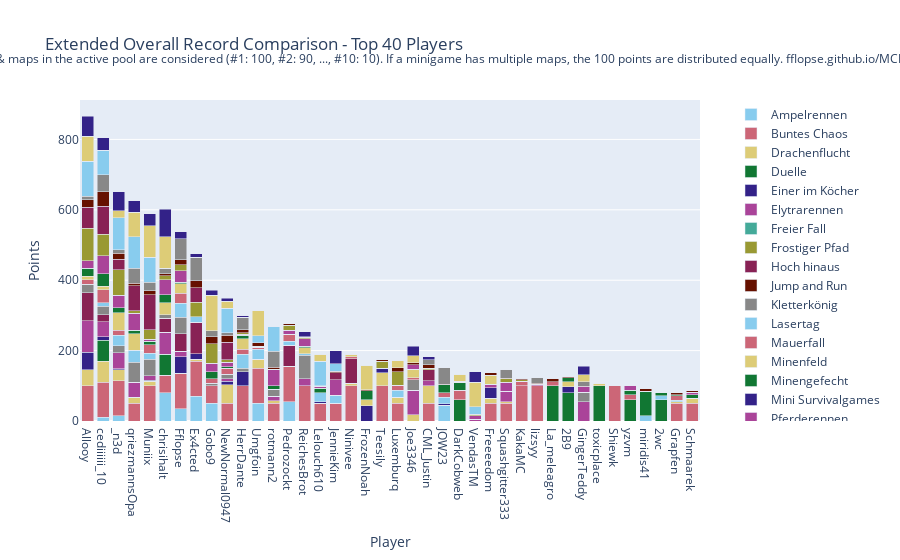

Here is the notebook cell this chart was saved with:
### Code cell
import plotly.graph_objects as go

# Sum all columns to get the total score
outDf['Total'] = outDf.sum(axis=1)

# Sort by total score and fill N/A values with 0
outDf = outDf.sort_values(by='Total', ascending=False).fillna(0)

# Crop to top 10 players
cropDf = outDf.head(40).copy()

# Drop the 'Total' column for plotting
cropDf = cropDf.drop(columns=['Total'])

# Create a color palette
color_palette = px.colors.qualitative.Safe

# Create the stacked bar plot
fig = go.Figure()

cropDf = remove_duplicate_columns(cropDf)

for column in cropDf.columns.difference(['Player']):
    fig.add_trace(go.Bar(
        x=cropDf.index,
        y=cropDf[column],
        name=column,
        marker_color=color_palette[len(fig.data) % len(color_palette)]
    ))

# Update layout
fig.update_layout(
    barmode='stack',
    title='Extended Overall Record Comparison - Top 40 Players',
    xaxis=dict(title='Player'),
    yaxis=dict(title='Points'),
    #height=800,
    #width=1000,
    legend=dict(
        x=1.05,
        y=0.5,
        traceorder='normal',
        font=dict(size=12),
        bgcolor='rgba(255, 255, 255, 0)',
        bordercolor='rgba(0, 0, 0, 0)'
    ),
    margin=dict(r=200),  # Adjust right margin to make room for the legend
    annotations=[
        dict(
            x=0.5,
            y=1.1635,
            xref='paper',
            yref='paper',
            text='Max 100 points per minigame. Records #1 through #10 of games & maps in the active pool are considered (#1: 100, #2: 90, ..., #10: 10). If a minigame has multiple maps, the 100 points are distributed equally. fflopse.github.io/MCP-Records/data-analysis/global-ranking.ipynb',
            showarrow=False,
            font=dict(size=12),
            xanchor='center'
        )
    ]
)

fig.show()

# save the plot as an html file

fig.write_html('out/ext_overall_record_comparison.html')

### Figure 1 — Plotly figure (JSON) as saved in the notebook; plotly's stock layout.template omitted (floating-point values rounded to 4 significant figures)
{"data": [{"marker": {"color": "rgb(136, 204, 238)"}, "name": "Ampelrennen", "type": "bar", "x": ["Allooy", "cediiiiii_10", "_n3d", "qriezmannsOpa", "Muniix", "chrisihalt", "Fflopse", "Ex4cted", "Gobo9", "NewNormal0947", "HerrDante", "Umgfoin", "rotmann2", "Pedrozockt", "ReichesBrot", "Lelouch610", "JennieKim", "Ninivee", "FrozenNoah", "Teesily", "Luxemburq", "Joe3346", "CML_Justin", "JOW23", "DarkCobweb", "VendasTM", "Freeeedom", "Squashgitter333", "KakaMC", "lizsyy", "La_meleagro", "2B9", "GingerTeddy", "toxicplace", "Shiewk", "yzvm", "miridis41", "2wc", "Grapfen", "Schmaarek"], "y": [0.0, 10.0, 15.0, 0.0, 0.0, 80.0, 35.0, 70.0, 50.0, 0.0, 0.0, 50.0, 0.0, 55.0, 0.0, 0.0, 0.0, 0.0, 0.0, 0.0, 0.0, 0.0, 0.0, 45.0, 0.0, 0.0, 0.0, 0.0, 0.0, 0.0, 0.0, 0.0, 0.0, 0.0, 0.0, 0.0, 15.0, 0.0, 0.0, 0.0]}, {"marker": {"color": "rgb(204, 102, 119)"}, "name": "Buntes Chaos", "type": "bar", "x": ["Allooy", "cediiiiii_10", "_n3d", "qriezmannsOpa", "Muniix", "chrisihalt", "Fflopse", "Ex4cted", "Gobo9", "NewNormal0947", "HerrDante", "Umgfoin", "rotmann2", "Pedrozockt", "ReichesBrot", "Lelouch610", "JennieKim", "Ninivee", "FrozenNoah", "Teesily", "Luxemburq", "Joe3346", "CML_Justin", "JOW23", "DarkCobweb", "VendasTM", "Freeeedom", "Squashgitter333", "KakaMC", "lizsyy", "La_meleagro", "2B9", "GingerTeddy", "toxicplace", "Shiewk", "yzvm", "miridis41", "2wc", "Grapfen", "Schmaarek"], "y": [100.0, 100.0, 100.0, 50.0, 100.0, 50.0, 100.0, 100.0, 50.0, 50.0, 100.0, 100.0, 50.0, 100.0, 100.0, 50.0, 50.0, 100.0, 0.0, 100.0, 50.0, 0.0, 50.0, 0.0, 0.0, 0.0, 50.0, 50.0, 100.0, 100.0, 0.0, 0.0, 0.0, 0.0, 100.0, 0.0, 0.0, 0.0, 50.0, 50.0]}, {"marker": {"color": "rgb(221, 204, 119)"}, "name": "Drachenflucht", "type": "bar", "x": ["Allooy", "cediiiiii_10", "_n3d", "qriezmannsOpa", "Muniix", "chrisihalt", "Fflopse", "Ex4cted", "Gobo9", "NewNormal0947", "HerrDante", "Umgfoin", "rotmann2", "Pedrozockt", "ReichesBrot", "Lelouch610", "JennieKim", "Ninivee", "FrozenNoah", "Teesily", "Luxemburq", "Joe3346", "CML_Justin", "JOW23", "DarkCobweb", "VendasTM", "Freeeedom", "Squashgitter333", "KakaMC", "lizsyy", "La_meleagro", "2B9", "GingerTeddy", "toxicplace", "Shiewk", "yzvm", "miridis41", "2wc", "Grapfen", "Schmaarek"], "y": [45.0, 60.0, 30.0, 17.5, 12.5, 0.0, 0.0, 5.0, 0.0, 52.5, 0.0, 25.0, 7.5, 0.0, 0.0, 0.0, 0.0, 7.5, 0.0, 37.5, 17.5, 17.5, 50.0, 0.0, 0.0, 0.0, 15.0, 5.0, 0.0, 0.0, 0.0, 0.0, 0.0, 0.0, 0.0, 0.0, 0.0, 0.0, 5.0, 15.0]}, {"marker": {"color": "rgb(17, 119, 51)"}, "name": "Duelle", "type": "bar", "x": ["Allooy", "cediiiiii_10", "_n3d", "qriezmannsOpa", "Muniix", "chrisihalt", "Fflopse", "Ex4cted", "Gobo9", "NewNormal0947", "HerrDante", "Umgfoin", "rotmann2", "Pedrozockt", "ReichesBrot", "Lelouch610", "JennieKim", "Ninivee", "FrozenNoah", "Teesily", "Luxemburq", "Joe3346", "CML_Justin", "JOW23", "DarkCobweb", "VendasTM", "Freeeedom", "Squashgitter333", "KakaMC", "lizsyy", "La_meleagro", "2B9", "GingerTeddy", "toxicplace", "Shiewk", "yzvm", "miridis41", "2wc", "Grapfen", "Schmaarek"], "y": [0.0, 60.0, 0.0, 0.0, 0.0, 60.0, 0.0, 0.0, 0.0, 0.0, 0.0, 0.0, 0.0, 0.0, 0.0, 0.0, 0.0, 0.0, 0.0, 0.0, 0.0, 0.0, 0.0, 0.0, 60.0, 0.0, 0.0, 0.0, 0.0, 0.0, 100.0, 80.0, 0.0, 100.0, 0.0, 60.0, 70.0, 60.0, 0.0, 0.0]}, {"marker": {"color": "rgb(51, 34, 136)"}, "name": "Einer im Köcher", "type": "bar", "x": ["Allooy", "cediiiiii_10", "_n3d", "qriezmannsOpa", "Muniix", "chrisihalt", "Fflopse", "Ex4cted", "Gobo9", "NewNormal0947", "HerrDante", "Umgfoin", "rotmann2", "Pedrozockt", "ReichesBrot", "Lelouch610", "JennieKim", "Ninivee", "FrozenNoah", "Teesily", "Luxemburq", "Joe3346", "CML_Justin", "JOW23", "DarkCobweb", "VendasTM", "Freeeedom", "Squashgitter333", "KakaMC", "lizsyy", "La_meleagro", "2B9", "GingerTeddy", "toxicplace", "Shiewk", "yzvm", "miridis41", "2wc", "Grapfen", "Schmaarek"], "y": [50.0, 10.0, 4.0, 0.0, 4.0, 0.0, 48.0, 16.0, 0.0, 10.0, 40.0, 0.0, 0.0, 0.0, 0.0, 4.0, 0.0, 0.0, 44.0, 12.0, 0.0, 0.0, 0.0, 4.0, 0.0, 0.0, 30.0, 0.0, 0.0, 0.0, 0.0, 18.0, 0.0, 0.0, 0.0, 0.0, 0.0, 0.0, 0.0, 0.0]}, {"marker": {"color": "rgb(170, 68, 153)"}, "name": "Elytrarennen", "type": "bar", "x": ["Allooy", "cediiiiii_10", "_n3d", "qriezmannsOpa", "Muniix", "chrisihalt", "Fflopse", "Ex4cted", "Gobo9", "NewNormal0947", "HerrDante", "Umgfoin", "rotmann2", "Pedrozockt", "ReichesBrot", "Lelouch610", "JennieKim", "Ninivee", "FrozenNoah", "Teesily", "Luxemburq", "Joe3346", "CML_Justin", "JOW23", "DarkCobweb", "VendasTM", "Freeeedom", "Squashgitter333", "KakaMC", "lizsyy", "La_meleagro", "2B9", "GingerTeddy", "toxicplace", "Shiewk", "yzvm", "miridis41", "2wc", "Grapfen", "Schmaarek"], "y": [90.0, 42.5, 45.0, 42.5, 12.5, 62.5, 15.0, 0.0, 0.0, 7.5, 0.0, 0.0, 12.5, 0.0, 20.0, 0.0, 0.0, 0.0, 0.0, 0.0, 0.0, 70.0, 15.0, 0.0, 0.0, 5.0, 10.0, 30.0, 0.0, 0.0, 0.0, 0.0, 55.0, 0.0, 0.0, 0.0, 0.0, 0.0, 0.0, 0.0]}, {"marker": {"color": "rgb(68, 170, 153)"}, "name": "Freier Fall", "type": "bar", "x": ["Allooy", "cediiiiii_10", "_n3d", "qriezmannsOpa", "Muniix", "chrisihalt", "Fflopse", "Ex4cted", "Gobo9", "NewNormal0947", "HerrDante", "Umgfoin", "rotmann2", "Pedrozockt", "ReichesBrot", "Lelouch610", "JennieKim", "Ninivee", "FrozenNoah", "Teesily", "Luxemburq", "Joe3346", "CML_Justin", "JOW23", "DarkCobweb", "VendasTM", "Freeeedom", "Squashgitter333", "KakaMC", "lizsyy", "La_meleagro", "2B9", "GingerTeddy", "toxicplace", "Shiewk", "yzvm", "miridis41", "2wc", "Grapfen", "Schmaarek"], "y": [0.0, 0.0, 0.0, 0.0, 0.0, 0.0, 0.0, 0.0, 0.0, 0.0, 0.0, 0.0, 0.0, 0.0, 0.0, 0.0, 0.0, 0.0, 0.0, 0.0, 0.0, 0.0, 0.0, 0.0, 0.0, 0.0, 0.0, 0.0, 0.0, 0.0, 0.0, 0.0, 0.0, 0.0, 0.0, 0.0, 0.0, 0.0, 0.0, 0.0]}, {"marker": {"color": "rgb(153, 153, 51)"}, "name": "Frostiger Pfad", "type": "bar", "x": ["Allooy", "cediiiiii_10", "_n3d", "qriezmannsOpa", "Muniix", "chrisihalt", "Fflopse", "Ex4cted", "Gobo9", "NewNormal0947", "HerrDante", "Umgfoin", "rotmann2", "Pedrozockt", "ReichesBrot", "Lelouch610", "JennieKim", "Ninivee", "FrozenNoah", "Teesily", "Luxemburq", "Joe3346", "CML_Justin", "JOW23", "DarkCobweb", "VendasTM", "Freeeedom", "Squashgitter333", "KakaMC", "lizsyy", "La_meleagro", "2B9", "GingerTeddy", "toxicplace", "Shiewk", "yzvm", "miridis41", "2wc", "Grapfen", "Schmaarek"], "y": [0.0, 0.0, 0.0, 0.0, 0.0, 0.0, 0.0, 0.0, 0.0, 0.0, 0.0, 0.0, 0.0, 0.0, 0.0, 0.0, 0.0, 0.0, 0.0, 0.0, 0.0, 0.0, 0.0, 0.0, 0.0, 0.0, 0.0, 0.0, 0.0, 0.0, 0.0, 0.0, 0.0, 0.0, 0.0, 0.0, 0.0, 0.0, 0.0, 0.0]}, {"marker": {"color": "rgb(136, 34, 85)"}, "name": "Hoch hinaus", "type": "bar", "x": ["Allooy", "cediiiiii_10", "_n3d", "qriezmannsOpa", "Muniix", "chrisihalt", "Fflopse", "Ex4cted", "Gobo9", "NewNormal0947", "HerrDante", "Umgfoin", "rotmann2", "Pedrozockt", "ReichesBrot", "Lelouch610", "JennieKim", "Ninivee", "FrozenNoah", "Teesily", "Luxemburq", "Joe3346", "CML_Justin", "JOW23", "DarkCobweb", "VendasTM", "Freeeedom", "Squashgitter333", "KakaMC", "lizsyy", "La_meleagro", "2B9", "GingerTeddy", "toxicplace", "Shiewk", "yzvm", "miridis41", "2wc", "Grapfen", "Schmaarek"], "y": [80.0, 20.0, 0.0, 0.0, 0.0, 40.0, 50.0, 90.0, 0.0, 0.0, 0.0, 0.0, 0.0, 60.0, 0.0, 0.0, 0.0, 70.0, 0.0, 0.0, 0.0, 0.0, 30.0, 0.0, 0.0, 0.0, 0.0, 0.0, 0.0, 0.0, 0.0, 0.0, 0.0, 0.0, 0.0, 0.0, 0.0, 0.0, 0.0, 0.0]}, {"marker": {"color": "rgb(102, 17, 0)"}, "name": "Jump and Run", "type": "bar", "x": ["Allooy", "cediiiiii_10", "_n3d", "qriezmannsOpa", "Muniix", "chrisihalt", "Fflopse", "Ex4cted", "Gobo9", "NewNormal0947", "HerrDante", "Umgfoin", "rotmann2", "Pedrozockt", "ReichesBrot", "Lelouch610", "JennieKim", "Ninivee", "FrozenNoah", "Teesily", "Luxemburq", "Joe3346", "CML_Justin", "JOW23", "DarkCobweb", "VendasTM", "Freeeedom", "Squashgitter333", "KakaMC", "lizsyy", "La_meleagro", "2B9", "GingerTeddy", "toxicplace", "Shiewk", "yzvm", "miridis41", "2wc", "Grapfen", "Schmaarek"], "y": [0.0, 0.0, 0.0, 0.0, 0.0, 0.0, 0.0, 0.0, 0.0, 0.0, 0.0, 0.0, 0.0, 0.0, 0.0, 0.0, 0.0, 0.0, 0.0, 0.0, 0.0, 0.0, 0.0, 0.0, 0.0, 0.0, 0.0, 0.0, 0.0, 0.0, 0.0, 0.0, 0.0, 0.0, 0.0, 0.0, 0.0, 0.0, 0.0, 0.0]}, {"marker": {"color": "rgb(136, 136, 136)"}, "name": "Kletterkönig", "type": "bar", "x": ["Allooy", "cediiiiii_10", "_n3d", "qriezmannsOpa", "Muniix", "chrisihalt", "Fflopse", "Ex4cted", "Gobo9", "NewNormal0947", "HerrDante", "Umgfoin", "rotmann2", "Pedrozockt", "ReichesBrot", "Lelouch610", "JennieKim", "Ninivee", "FrozenNoah", "Teesily", "Luxemburq", "Joe3346", "CML_Justin", "JOW23", "DarkCobweb", "VendasTM", "Freeeedom", "Squashgitter333", "KakaMC", "lizsyy", "La_meleagro", "2B9", "GingerTeddy", "toxicplace", "Shiewk", "yzvm", "miridis41", "2wc", "Grapfen", "Schmaarek"], "y": [23.33, 23.33, 20.0, 56.67, 46.67, 10.0, 46.67, 0.0, 6.667, 13.33, 10.0, 0.0, 20.0, 0.0, 66.67, 0.0, 0.0, 0.0, 0.0, 0.0, 0.0, 30.0, 0.0, 0.0, 0.0, 0.0, 0.0, 0.0, 0.0, 0.0, 0.0, 0.0, 26.67, 0.0, 0.0, 0.0, 0.0, 0.0, 0.0, 0.0]}, {"marker": {"color": "rgb(136, 204, 238)"}, "name": "Lasertag", "type": "bar", "x": ["Allooy", "cediiiiii_10", "_n3d", "qriezmannsOpa", "Muniix", "chrisihalt", "Fflopse", "Ex4cted", "Gobo9", "NewNormal0947", "HerrDante", "Umgfoin", "rotmann2", "Pedrozockt", "ReichesBrot", "Lelouch610", "JennieKim", "Ninivee", "FrozenNoah", "Teesily", "Luxemburq", "Joe3346", "CML_Justin", "JOW23", "DarkCobweb", "VendasTM", "Freeeedom", "Squashgitter333", "KakaMC", "lizsyy", "La_meleagro", "2B9", "GingerTeddy", "toxicplace", "Shiewk", "yzvm", "miridis41", "2wc", "Grapfen", "Schmaarek"], "y": [0.0, 10.0, 30.0, 35.0, 16.67, 0.0, 40.0, 15.0, 0.0, 0.0, 40.0, 28.33, 0.0, 11.67, 5.0, 26.67, 23.33, 0.0, 0.0, 0.0, 20.0, 0.0, 0.0, 18.33, 0.0, 0.0, 0.0, 0.0, 0.0, 0.0, 0.0, 0.0, 0.0, 0.0, 0.0, 0.0, 0.0, 11.67, 3.333, 0.0]}, {"marker": {"color": "rgb(204, 102, 119)"}, "name": "Mauerfall", "type": "bar", "x": ["Allooy", "cediiiiii_10", "_n3d", "qriezmannsOpa", "Muniix", "chrisihalt", "Fflopse", "Ex4cted", "Gobo9", "NewNormal0947", "HerrDante", "Umgfoin", "rotmann2", "Pedrozockt", "ReichesBrot", "Lelouch610", "JennieKim", "Ninivee", "FrozenNoah", "Teesily", "Luxemburq", "Joe3346", "CML_Justin", "JOW23", "DarkCobweb", "VendasTM", "Freeeedom", "Squashgitter333", "KakaMC", "lizsyy", "La_meleagro", "2B9", "GingerTeddy", "toxicplace", "Shiewk", "yzvm", "miridis41", "2wc", "Grapfen", "Schmaarek"], "y": [12.86, 37.14, 14.29, 0.0, 24.29, 0.0, 28.57, 0.0, 12.86, 17.14, 14.29, 5.714, 0.0, 20.0, 0.0, 0.0, 0.0, 5.714, 0.0, 0.0, 14.29, 5.714, 0.0, 12.86, 27.14, 0.0, 0.0, 0.0, 12.86, 0.0, 11.43, 0.0, 0.0, 0.0, 0.0, 14.29, 0.0, 0.0, 12.86, 0.0]}, {"marker": {"color": "rgb(221, 204, 119)"}, "name": "Minenfeld", "type": "bar", "x": ["Allooy", "cediiiiii_10", "_n3d", "qriezmannsOpa", "Muniix", "chrisihalt", "Fflopse", "Ex4cted", "Gobo9", "NewNormal0947", "HerrDante", "Umgfoin", "rotmann2", "Pedrozockt", "ReichesBrot", "Lelouch610", "JennieKim", "Ninivee", "FrozenNoah", "Teesily", "Luxemburq", "Joe3346", "CML_Justin", "JOW23", "DarkCobweb", "VendasTM", "Freeeedom", "Squashgitter333", "KakaMC", "lizsyy", "La_meleagro", "2B9", "GingerTeddy", "toxicplace", "Shiewk", "yzvm", "miridis41", "2wc", "Grapfen", "Schmaarek"], "y": [10.0, 10.0, 50.0, 46.67, 0.0, 33.33, 26.67, 0.0, 0.0, 0.0, 30.0, 0.0, 0.0, 0.0, 16.67, 0.0, 0.0, 6.667, 16.67, 0.0, 0.0, 23.33, 0.0, 0.0, 0.0, 0.0, 23.33, 0.0, 0.0, 0.0, 0.0, 13.33, 0.0, 6.667, 0.0, 0.0, 0.0, 0.0, 0.0, 0.0]}, {"marker": {"color": "rgb(17, 119, 51)"}, "name": "Minengefecht", "type": "bar", "x": ["Allooy", "cediiiiii_10", "_n3d", "qriezmannsOpa", "Muniix", "chrisihalt", "Fflopse", "Ex4cted", "Gobo9", "NewNormal0947", "HerrDante", "Umgfoin", "rotmann2", "Pedrozockt", "ReichesBrot", "Lelouch610", "JennieKim", "Ninivee", "FrozenNoah", "Teesily", "Luxemburq", "Joe3346", "CML_Justin", "JOW23", "DarkCobweb", "VendasTM", "Freeeedom", "Squashgitter333", "KakaMC", "lizsyy", "La_meleagro", "2B9", "GingerTeddy", "toxicplace", "Shiewk", "yzvm", "miridis41", "2wc", "Grapfen", "Schmaarek"], "y": [22.5, 35.0, 13.75, 10.0, 10.0, 22.5, 3.75, 0.0, 20.0, 3.75, 8.75, 0.0, 10.0, 0.0, 3.75, 12.5, 0.0, 0.0, 25.0, 0.0, 0.0, 0.0, 0.0, 22.5, 22.5, 0.0, 0.0, 0.0, 0.0, 0.0, 0.0, 11.25, 0.0, 0.0, 0.0, 12.5, 0.0, 8.75, 3.75, 10.0]}, {"marker": {"color": "rgb(51, 34, 136)"}, "name": "Mini Survivalgames", "type": "bar", "x": ["Allooy", "cediiiiii_10", "_n3d", "qriezmannsOpa", "Muniix", "chrisihalt", "Fflopse", "Ex4cted", "Gobo9", "NewNormal0947", "HerrDante", "Umgfoin", "rotmann2", "Pedrozockt", "ReichesBrot", "Lelouch610", "JennieKim", "Ninivee", "FrozenNoah", "Teesily", "Luxemburq", "Joe3346", "CML_Justin", "JOW23", "DarkCobweb", "VendasTM", "Freeeedom", "Squashgitter333", "KakaMC", "lizsyy", "La_meleagro", "2B9", "GingerTeddy", "toxicplace", "Shiewk", "yzvm", "miridis41", "2wc", "Grapfen", "Schmaarek"], "y": [0.0, 0.0, 0.0, 0.0, 0.0, 0.0, 0.0, 0.0, 0.0, 0.0, 0.0, 0.0, 0.0, 0.0, 0.0, 0.0, 0.0, 0.0, 0.0, 0.0, 0.0, 0.0, 0.0, 0.0, 0.0, 0.0, 0.0, 0.0, 0.0, 0.0, 0.0, 0.0, 0.0, 0.0, 0.0, 0.0, 0.0, 0.0, 0.0, 0.0]}, {"marker": {"color": "rgb(170, 68, 153)"}, "name": "Pferderennen", "type": "bar", "x": ["Allooy", "cediiiiii_10", "_n3d", "qriezmannsOpa", "Muniix", "chrisihalt", "Fflopse", "Ex4cted", "Gobo9", "NewNormal0947", "HerrDante", "Umgfoin", "rotmann2", "Pedrozockt", "ReichesBrot", "Lelouch610", "JennieKim", "Ninivee", "FrozenNoah", "Teesily", "Luxemburq", "Joe3346", "CML_Justin", "JOW23", "DarkCobweb", "VendasTM", "Freeeedom", "Squashgitter333", "KakaMC", "lizsyy", "La_meleagro", "2B9", "GingerTeddy", "toxicplace", "Shiewk", "yzvm", "miridis41", "2wc", "Grapfen", "Schmaarek"], "y": [21.67, 51.67, 35.0, 48.33, 5.0, 43.33, 33.33, 0.0, 25.0, 13.33, 3.333, 3.333, 46.67, 11.67, 21.67, 5.0, 43.33, 0.0, 0.0, 0.0, 0.0, 13.33, 0.0, 0.0, 0.0, 10.0, 0.0, 25.0, 0.0, 3.333, 0.0, 0.0, 15.0, 0.0, 0.0, 13.33, 0.0, 0.0, 0.0, 6.667]}, {"marker": {"color": "rgb(68, 170, 153)"}, "name": "Reihenfolge", "type": "bar", "x": ["Allooy", "cediiiiii_10", "_n3d", "qriezmannsOpa", "Muniix", "chrisihalt", "Fflopse", "Ex4cted", "Gobo9", "NewNormal0947", "HerrDante", "Umgfoin", "rotmann2", "Pedrozockt", "ReichesBrot", "Lelouch610", "JennieKim", "Ninivee", "FrozenNoah", "Teesily", "Luxemburq", "Joe3346", "CML_Justin", "JOW23", "DarkCobweb", "VendasTM", "Freeeedom", "Squashgitter333", "KakaMC", "lizsyy", "La_meleagro", "2B9", "GingerTeddy", "toxicplace", "Shiewk", "yzvm", "miridis41", "2wc", "Grapfen", "Schmaarek"], "y": [0.0, 0.0, 0.0, 0.0, 0.0, 0.0, 0.0, 0.0, 0.0, 0.0, 0.0, 0.0, 0.0, 0.0, 0.0, 0.0, 0.0, 0.0, 0.0, 0.0, 0.0, 0.0, 0.0, 0.0, 0.0, 0.0, 0.0, 0.0, 0.0, 0.0, 0.0, 0.0, 0.0, 0.0, 0.0, 0.0, 0.0, 0.0, 0.0, 0.0]}, {"marker": {"color": "rgb(153, 153, 51)"}, "name": "Replika", "type": "bar", "x": ["Allooy", "cediiiiii_10", "_n3d", "qriezmannsOpa", "Muniix", "chrisihalt", "Fflopse", "Ex4cted", "Gobo9", "NewNormal0947", "HerrDante", "Umgfoin", "rotmann2", "Pedrozockt", "ReichesBrot", "Lelouch610", "JennieKim", "Ninivee", "FrozenNoah", "Teesily", "Luxemburq", "Joe3346", "CML_Justin", "JOW23", "DarkCobweb", "VendasTM", "Freeeedom", "Squashgitter333", "KakaMC", "lizsyy", "La_meleagro", "2B9", "GingerTeddy", "toxicplace", "Shiewk", "yzvm", "miridis41", "2wc", "Grapfen", "Schmaarek"], "y": [92.05, 60.77, 72.48, 7.094, 27.01, 11.11, 16.75, 41.97, 55.38, 6.667, 3.675, 0.5128, 0.5128, 13.08, 3.59, 0.9402, 0.4274, 0.1709, 0.0, 20.34, 38.03, 0.5128, 4.444, 0.6838, 0.4274, 2.308, 1.111, 9.573, 5.043, 1.282, 0.0, 0.0, 0.4274, 0.0, 0.3419, 0.0, 0.0, 0.0, 0.0, 0.0]}, {"marker": {"color": "rgb(136, 34, 85)"}, "name": "Runterpurzeln", "type": "bar", "x": ["Allooy", "cediiiiii_10", "_n3d", "qriezmannsOpa", "Muniix", "chrisihalt", "Fflopse", "Ex4cted", "Gobo9", "NewNormal0947", "HerrDante", "Umgfoin", "rotmann2", "Pedrozockt", "ReichesBrot", "Lelouch610", "JennieKim", "Ninivee", "FrozenNoah", "Teesily", "Luxemburq", "Joe3346", "CML_Justin", "JOW23", "DarkCobweb", "VendasTM", "Freeeedom", "Squashgitter333", "KakaMC", "lizsyy", "La_meleagro", "2B9", "GingerTeddy", "toxicplace", "Shiewk", "yzvm", "miridis41", "2wc", "Grapfen", "Schmaarek"], "y": [60.0, 80.0, 30.0, 70.0, 100.0, 0.0, 0.0, 40.0, 0.0, 50.0, 0.0, 0.0, 0.0, 0.0, 0.0, 0.0, 20.0, 0.0, 0.0, 0.0, 0.0, 0.0, 0.0, 0.0, 0.0, 0.0, 0.0, 0.0, 0.0, 0.0, 0.0, 0.0, 0.0, 0.0, 0.0, 0.0, 0.0, 0.0, 0.0, 0.0]}, {"marker": {"color": "rgb(102, 17, 0)"}, "name": "Sammelwahn", "type": "bar", "x": ["Allooy", "cediiiiii_10", "_n3d", "qriezmannsOpa", "Muniix", "chrisihalt", "Fflopse", "Ex4cted", "Gobo9", "NewNormal0947", "HerrDante", "Umgfoin", "rotmann2", "Pedrozockt", "ReichesBrot", "Lelouch610", "JennieKim", "Ninivee", "FrozenNoah", "Teesily", "Luxemburq", "Joe3346", "CML_Justin", "JOW23", "DarkCobweb", "VendasTM", "Freeeedom", "Squashgitter333", "KakaMC", "lizsyy", "La_meleagro", "2B9", "GingerTeddy", "toxicplace", "Shiewk", "yzvm", "miridis41", "2wc", "Grapfen", "Schmaarek"], "y": [21.03, 41.54, 17.69, 7.179, 11.03, 5.641, 14.1, 20.0, 19.49, 19.23, 9.744, 10.0, 5.385, 5.128, 2.308, 0.7692, 4.872, 1.538, 2.564, 3.59, 11.03, 4.615, 9.744, 0.5128, 2.308, 2.564, 8.205, 1.538, 3.59, 3.077, 10.51, 2.564, 1.795, 0.0, 0.0, 0.0, 6.41, 0.0, 5.385, 5.385]}, {"marker": {"color": "rgb(136, 136, 136)"}, "name": "Schießstand", "type": "bar", "x": ["Allooy", "cediiiiii_10", "_n3d", "qriezmannsOpa", "Muniix", "chrisihalt", "Fflopse", "Ex4cted", "Gobo9", "NewNormal0947", "HerrDante", "Umgfoin", "rotmann2", "Pedrozockt", "ReichesBrot", "Lelouch610", "JennieKim", "Ninivee", "FrozenNoah", "Teesily", "Luxemburq", "Joe3346", "CML_Justin", "JOW23", "DarkCobweb", "VendasTM", "Freeeedom", "Squashgitter333", "KakaMC", "lizsyy", "La_meleagro", "2B9", "GingerTeddy", "toxicplace", "Shiewk", "yzvm", "miridis41", "2wc", "Grapfen", "Schmaarek"], "y": [10.0, 47.5, 10.0, 42.5, 25.0, 15.0, 60.0, 67.5, 17.5, 7.5, 35.0, 0.0, 45.0, 0.0, 0.0, 0.0, 0.0, 0.0, 0.0, 0.0, 0.0, 0.0, 15.0, 47.5, 0.0, 0.0, 0.0, 25.0, 0.0, 15.0, 0.0, 0.0, 12.5, 0.0, 0.0, 0.0, 0.0, 0.0, 0.0, 0.0]}, {"marker": {"color": "rgb(136, 204, 238)"}, "name": "Spleef", "type": "bar", "x": ["Allooy", "cediiiiii_10", "_n3d", "qriezmannsOpa", "Muniix", "chrisihalt", "Fflopse", "Ex4cted", "Gobo9", "NewNormal0947", "HerrDante", "Umgfoin", "rotmann2", "Pedrozockt", "ReichesBrot", "Lelouch610", "JennieKim", "Ninivee", "FrozenNoah", "Teesily", "Luxemburq", "Joe3346", "CML_Justin", "JOW23", "DarkCobweb", "VendasTM", "Freeeedom", "Squashgitter333", "KakaMC", "lizsyy", "La_meleagro", "2B9", "GingerTeddy", "toxicplace", "Shiewk", "yzvm", "miridis41", "2wc", "Grapfen", "Schmaarek"], "y": [100.0, 70.0, 90.0, 90.0, 70.0, 0.0, 0.0, 0.0, 0.0, 70.0, 0.0, 20.0, 70.0, 0.0, 0.0, 70.0, 20.0, 0.0, 0.0, 0.0, 0.0, 0.0, 0.0, 0.0, 0.0, 20.0, 0.0, 0.0, 0.0, 0.0, 0.0, 0.0, 0.0, 0.0, 0.0, 0.0, 0.0, 0.0, 0.0, 0.0]}, {"marker": {"color": "rgb(204, 102, 119)"}, "name": "Todeswürfel", "type": "bar", "x": ["Allooy", "cediiiiii_10", "_n3d", "qriezmannsOpa", "Muniix", "chrisihalt", "Fflopse", "Ex4cted", "Gobo9", "NewNormal0947", "HerrDante", "Umgfoin", "rotmann2", "Pedrozockt", "ReichesBrot", "Lelouch610", "JennieKim", "Ninivee", "FrozenNoah", "Teesily", "Luxemburq", "Joe3346", "CML_Justin", "JOW23", "DarkCobweb", "VendasTM", "Freeeedom", "Squashgitter333", "KakaMC", "lizsyy", "La_meleagro", "2B9", "GingerTeddy", "toxicplace", "Shiewk", "yzvm", "miridis41", "2wc", "Grapfen", "Schmaarek"], "y": [0.0, 0.0, 0.0, 0.0, 0.0, 0.0, 0.0, 0.0, 0.0, 0.0, 0.0, 0.0, 0.0, 0.0, 0.0, 0.0, 0.0, 0.0, 0.0, 0.0, 0.0, 0.0, 0.0, 0.0, 0.0, 0.0, 0.0, 0.0, 0.0, 0.0, 0.0, 0.0, 0.0, 0.0, 0.0, 0.0, 0.0, 0.0, 0.0, 0.0]}, {"marker": {"color": "rgb(221, 204, 119)"}, "name": "Turmroulette", "type": "bar", "x": ["Allooy", "cediiiiii_10", "_n3d", "qriezmannsOpa", "Muniix", "chrisihalt", "Fflopse", "Ex4cted", "Gobo9", "NewNormal0947", "HerrDante", "Umgfoin", "rotmann2", "Pedrozockt", "ReichesBrot", "Lelouch610", "JennieKim", "Ninivee", "FrozenNoah", "Teesily", "Luxemburq", "Joe3346", "CML_Justin", "JOW23", "DarkCobweb", "VendasTM", "Freeeedom", "Squashgitter333", "KakaMC", "lizsyy", "La_meleagro", "2B9", "GingerTeddy", "toxicplace", "Shiewk", "yzvm", "miridis41", "2wc", "Grapfen", "Schmaarek"], "y": [70.0, 0.0, 20.0, 70.0, 90.0, 90.0, 0.0, 0.0, 100.0, 20.0, 0.0, 70.0, 0.0, 0.0, 0.0, 20.0, 0.0, 0.0, 70.0, 0.0, 20.0, 20.0, 0.0, 0.0, 20.0, 70.0, 0.0, 0.0, 0.0, 0.0, 0.0, 0.0, 20.0, 0.0, 0.0, 0.0, 0.0, 0.0, 0.0, 0.0]}, {"marker": {"color": "rgb(17, 119, 51)"}, "name": "Waffenfolge", "type": "bar", "x": ["Allooy", "cediiiiii_10", "_n3d", "qriezmannsOpa", "Muniix", "chrisihalt", "Fflopse", "Ex4cted", "Gobo9", "NewNormal0947", "HerrDante", "Umgfoin", "rotmann2", "Pedrozockt", "ReichesBrot", "Lelouch610", "JennieKim", "Ninivee", "FrozenNoah", "Teesily", "Luxemburq", "Joe3346", "CML_Justin", "JOW23", "DarkCobweb", "VendasTM", "Freeeedom", "Squashgitter333", "KakaMC", "lizsyy", "La_meleagro", "2B9", "GingerTeddy", "toxicplace", "Shiewk", "yzvm", "miridis41", "2wc", "Grapfen", "Schmaarek"], "y": [0.0, 0.0, 0.0, 0.0, 0.0, 0.0, 0.0, 0.0, 0.0, 0.0, 0.0, 0.0, 0.0, 0.0, 0.0, 0.0, 0.0, 0.0, 0.0, 0.0, 0.0, 0.0, 0.0, 0.0, 0.0, 0.0, 0.0, 0.0, 0.0, 0.0, 0.0, 0.0, 0.0, 0.0, 0.0, 0.0, 0.0, 0.0, 0.0, 0.0]}, {"marker": {"color": "rgb(51, 34, 136)"}, "name": "Wettrennen", "type": "bar", "x": ["Allooy", "cediiiiii_10", "_n3d", "qriezmannsOpa", "Muniix", "chrisihalt", "Fflopse", "Ex4cted", "Gobo9", "NewNormal0947", "HerrDante", "Umgfoin", "rotmann2", "Pedrozockt", "ReichesBrot", "Lelouch610", "JennieKim", "Ninivee", "FrozenNoah", "Teesily", "Luxemburq", "Joe3346", "CML_Justin", "JOW23", "DarkCobweb", "VendasTM", "Freeeedom", "Squashgitter333", "KakaMC", "lizsyy", "La_meleagro", "2B9", "GingerTeddy", "toxicplace", "Shiewk", "yzvm", "miridis41", "2wc", "Grapfen", "Schmaarek"], "y": [58.0, 36.0, 54.0, 32.0, 34.0, 78.0, 20.0, 10.0, 14.0, 8.0, 4.0, 0.0, 0.0, 0.0, 14.0, 0.0, 38.0, 0.0, 0.0, 0.0, 0.0, 28.0, 8.0, 0.0, 0.0, 30.0, 0.0, 0.0, 0.0, 0.0, 0.0, 0.0, 24.0, 0.0, 0.0, 0.0, 0.0, 0.0, 0.0, 0.0]}], "layout": {"annotations": [{"font": {"size": 12}, "showarrow": false, "text": "Max 100 points per minigame. Records #1 through #10 of games & maps in the active pool are considered (#1: 100, #2: 90, ..., #10: 10). If a minigame has multiple maps, the 100 points are distributed equally. fflopse.github.io/MCP-Records/data-analysis/global-ranking.ipynb", "x": 0.5, "xanchor": "center", "xref": "paper", "y": 1.163, "yref": "paper"}], "barmode": "stack", "legend": {"bgcolor": "rgba(255, 255, 255, 0)", "bordercolor": "rgba(0, 0, 0, 0)", "font": {"size": 12}, "traceorder": "normal", "x": 1.05, "y": 0.5}, "margin": {"r": 200}, "title": {"text": "Extended Overall Record Comparison - Top 40 Players"}, "xaxis": {"title": {"text": "Player"}}, "yaxis": {"title": {"text": "Points"}}}}
